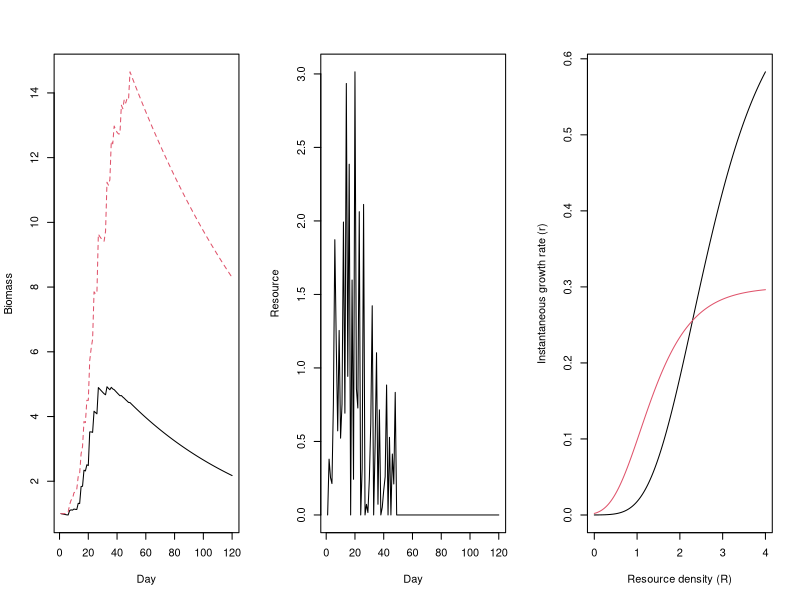

This chart was generated by the following R code:
# Quick attempt for semi-discrete model coded
# by hand (i.e., not useing 'odeSolve')

updateDNR <- function(state_variables, parameters){
  D1 <- state_variables[1]
  D2 <- state_variables[2]
  N1 <- state_variables[3]
  N2 <- state_variables[4]
  R <- state_variables[5]
  mD <- parameters$mD
  r <- parameters$r
  K <- parameters$K
  K2 <- parameters$K2
  mN <- parameters$mN
  a <- parameters$a
  S <- parameters$S
  newD1 = D1 + (-(mD[1]*D1))
  newD2 = D2 + (-(mD[2]*D2))
  newN1 = N1 + (N1*(r[1]*exp(-K[1]*(exp(-K2[1]*R)))) - mN[1]*N1)
  newN2 = N2 + (N2*(r[2]*exp(-K[2]*(exp(-K2[2]*R)))) - mN[2]*N2)
  newR = max(0, R + (a*(S-R) - ((N1*(r[1]*exp(-K[1]*(exp(-K2[1]*R))))) + 
                           (N2*(r[2]*exp(-K[2]*(exp(-K2[2]*R))))))))
  return(c(newD1, newD2, newN1, newN2, newR))
}

# Test first model function

#TODO: make S a semi-normal function with increasing then decreasing values
#      over the 120 days.
S <- rlnorm(120,0,1.2)
S[50:120] <- 0
grow_days <- 120 #120 growing days

# Initial values
state_variables <- c(50, 50, 1, 1, 0)
save_states <- matrix(nrow=grow_days, ncol=length(state_variables))
save_states[1,] <- state_variables

# Run through one growing season
for(day in 2:grow_days){
  parameters <- list(mD = c(0.0001, 0.0001),
                     r = c(0.7, 0.3),
                     K = c(10,5),
                     K2 = c(1, 1.5),
                     mN = c(0.01, 0.01),
                     a = 0.5,
                     S = S[day])
  new_states <- updateDNR(state_variables, parameters)
  state_variables <- new_states
  save_states[day,] <- new_states
}

# Plot this to make sure it is right
par(mfrow=c(1,3))
matplot(c(1:grow_days), save_states[,c(3,4)], type="l",
        xlab="Day", ylab="Biomass")
plot(c(1:grow_days), save_states[,5], type="l",
     xlab="Day", ylab="Resource")

# plot the growth rate functions for each species
R <- seq(0,(4),0.01)
getR <- function(r, R, K, K2){
  out1 <- (r[1]*exp(-K[1]*(exp(-K2[1]*R))))
  out2 <- (r[2]*exp(-K[2]*(exp(-K2[2]*R)))) 
  return(cbind(out1, out2))
}
tmp<-getR(parameters$r, R, parameters$K, parameters$K2)
matplot(R, tmp, type="l", lty=c(1,1), 
        ylab="Instantaneous growth rate (r)", xlab="Resource density (R)")
